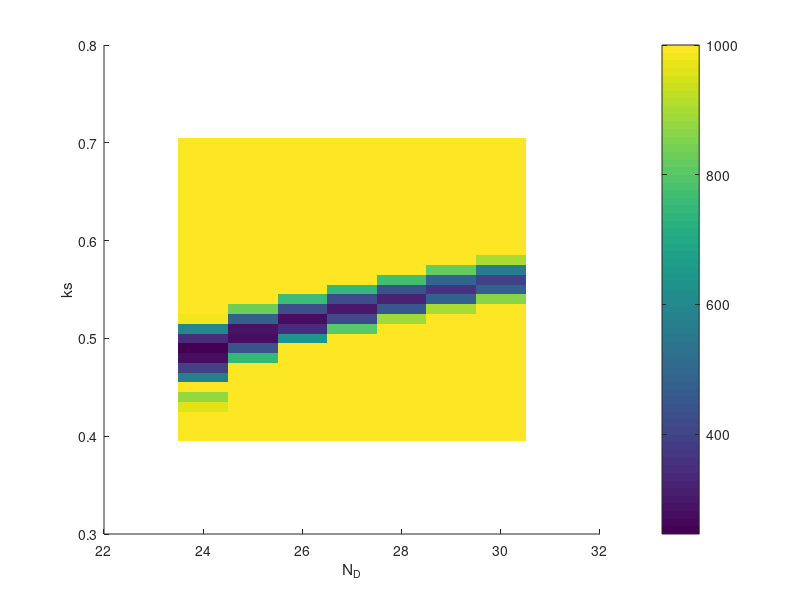

MATLAB code for this plot: (Note: this script raises an error after producing the figure.)
%least squares but with theory
cts=[0,2,5];
% Ls=20:40;
Ls=24:30;
kts=.05:.01:.2;
kss=.4:.01:.7;
x0s=1;
lstsqrsm=zeros(length(kss),length(kts),length(Ls),length(x0s));
for w=1:length(x0s)
    x0=x0s(w);
    for z=1:length(Ls)
        L=Ls(z);
        for x=1:length(kts)
            kt=kts(x);
            for y=1:length(kss)
                ks=kss(y);
                kT=kt.*cts;
                pt= kT./(kT+ks);
                ps= ks./(kT+ks);
                r=pt./ps;
                one_vec=ones(size(cts));
                k=ones(size(cts)).*x0;
                n=ones(size(cts)).*L;
                tstep=zeros(size(cts));
                %syms j
                for a=1:length(kT)
                    tstep(a)=1/(ks+kT(a));
                end

                C5=tstep.*(((r+one_vec)./(r-one_vec)).*(((r.^n+one_vec)./(r.^n-one_vec)).*n-((r.^k+one_vec)./(r.^k-one_vec)).*k));
                for i=1:length(kT)
                    if kT(i)==ks
                        C5(i)=(L^2-x0^2)/3;
                    end
                end
                data=[32.3,9.2; %0: mean, std 
                      75.4,30.8; %2: mean, std 
                      193.8,101.5]; %5: mean, std 
                lstsqrm=sum(((data(:,1))'-C5).^2);
                lstsqrsm(y,x,z,w)=lstsqrm;
            end
        end
    end
end

for i=5
figure
% lstsqrsm(isnan(lstsqrsm))=max(max(max(max(lstsqrsm)))); %convert nan values to max
lstsqrsm(isnan(lstsqrsm))=1000;
lstsqrsm(lstsqrsm>1000)=1000;
imagesc('XData',Ls,'YData',kss,'CData',squeeze(lstsqrsm(:,i,:,1)));

colorbar
xlabel('N_D')
ylabel('ks')
title("L="+num2str(Lind))
%%
figure
imagesc('XData',kts,'YData',kss,'CData',squeeze(lstsqrsm(:,:,i,1)));
end
%%
[M,I]= min(lstsqrsm,[],'all','linear');
sz=size(lstsqrsm);
[ksmin,ktmin,Lmin,x0min]=ind2sub(sz,I);
best_ks=kss(ksmin);
best_kt=kts(ktmin);
best_L=Ls(Lmin);
best_x0=x0min;
kt_ks=[.15,.7,30];
kt_ind=find(kts==kt_ks(1));
ks_ind=find(kss==kt_ks(2));
L_ind=find(Ls==kt_ks(3));
err=lstsqrsm(ks_ind,kt_ind,L_ind);
Is=find(lstsqrsm<200);
best_inds=zeros(length(Is),4);
best_vals=zeros(length(Is),5);
vec=zeros(1,4);
for i=1:length(Is)
    [I1,I2,I3,I4]=(ind2sub(sz,Is(i)));
    best_inds(i,:)=[I1,I2,I3,I4];
    best_vals(i,1)=kss(best_inds(i,1));
    best_vals(i,2)=kts(best_inds(i,2));
    best_vals(i,3)=Ls(best_inds(i,3));
    best_vals(i,4)=x0s(best_inds(i,4));
    best_vals(i,5)=lstsqrsm(I1,I2,I3,I4);
end
%  D=best_vals; %stores severing probability for each ct
% fileID2=fopen('best_param_sets.dat','w');
% fprintf(fileID2,'%8.4f %3.8f %3.8f %8.4f %8.4 \r\n',D);
% fclose(fileID2);
save('best_param_sets','best_vals')
%store best vals
%do simulation with stdevs
%%
r=best_kt/best_ks; n=best_L; k=1;
C5=tstep.*(((r+one_vec)./(r-one_vec)).*(((r.^n+one_vec)./(r.^n-one_vec)).*n-((r.^k+one_vec)./(r.^k-one_vec)).*k));
plot(cts,C5)
hold on
plot(cts,data(:,1))